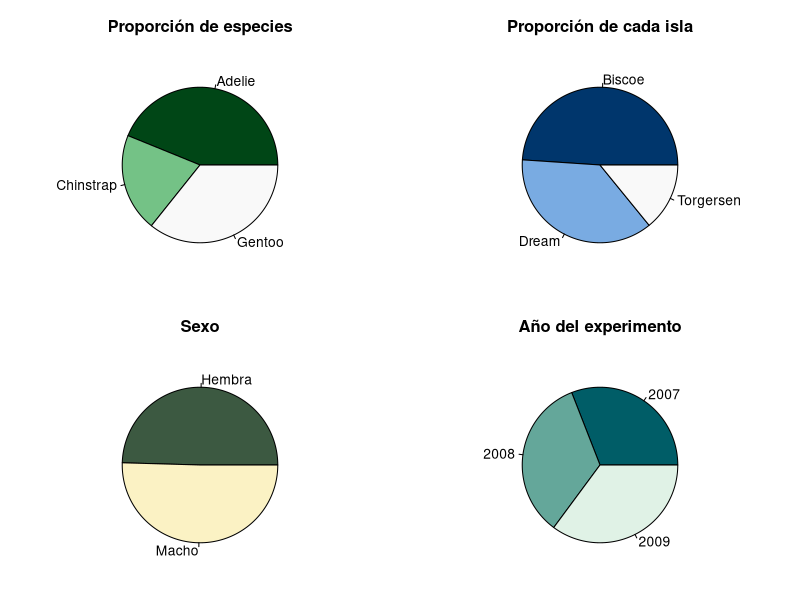
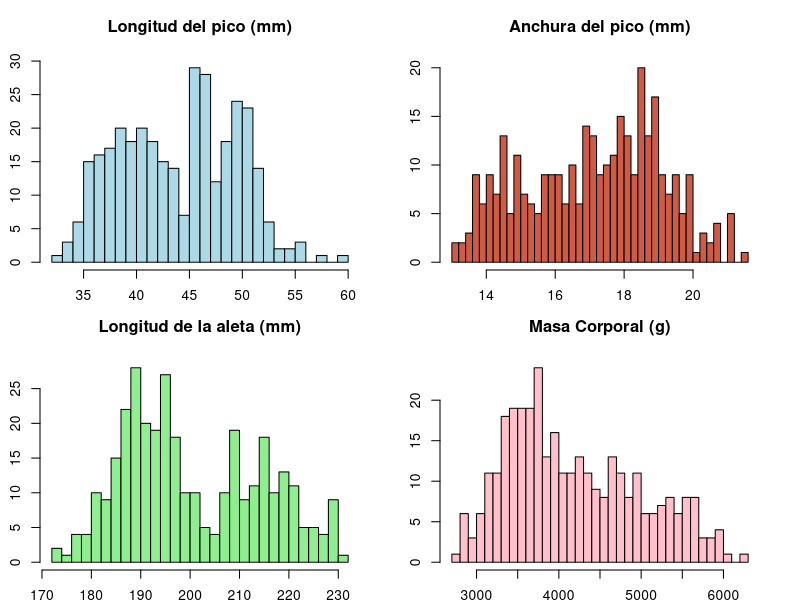
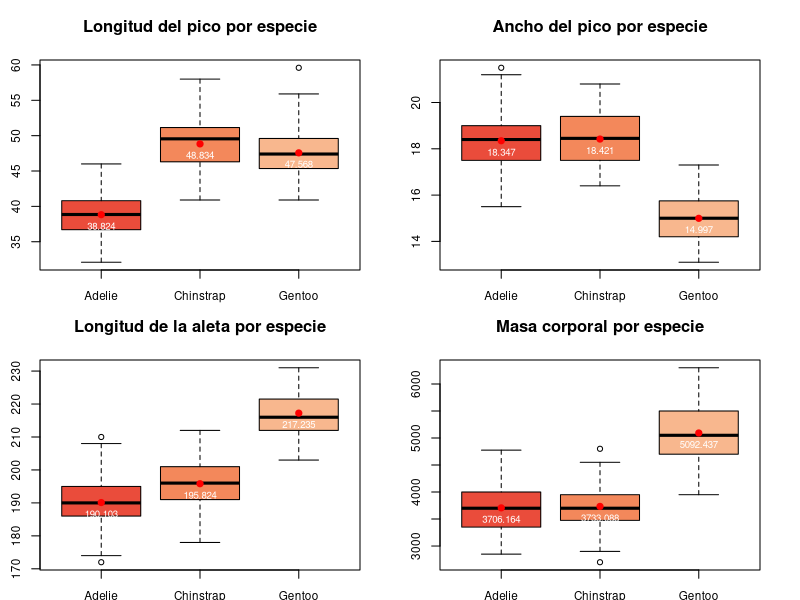
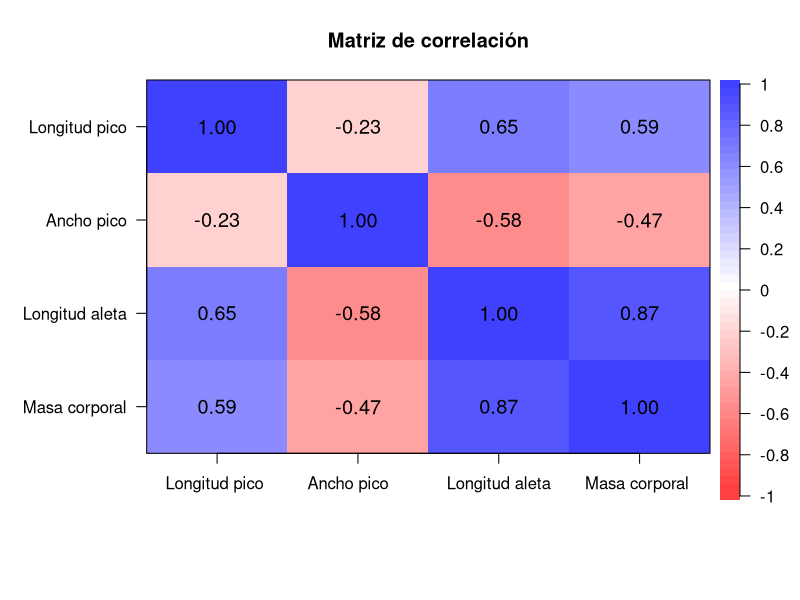

Reproduce these figures in R, in order.
## ---- chunk 1
library(palmerpenguins)
datos <- penguins
## ---- chunk 2
summary(datos)
head(datos)
## ---- chunk 3
datos = na.omit(datos)
summary(datos)
## ---- chunk 4
par(plt = c(0.1, 0.9, 0.1, 0.8))
par(mfrow=c(2,2))
pie(prop.table(table(datos$species)),col = hcl.colors(3, "Greens 3"), main = "Proporción de especies")
pie(prop.table(table(datos$island)),col = hcl.colors(3, "Blues 3"), main = "Proporción de cada isla")
pie(prop.table(table(datos$sex)), labels = c("Hembra", "Macho"), col = hcl.colors(3, "Fall"), main = "Sexo")
pie(prop.table(table(datos$year)),col = hcl.colors(3, "Mint"), main = "Año del experimento")
## ---- chunk 5
par(mfrow=c(2,2))
hist(datos$bill_length_mm, main='Longitud del pico (mm)', breaks = 30, col = 'lightblue',
     xlab = "Longitud pico", ylab = "Frecuencia")
hist(datos$bill_depth_mm, main='Anchura del pico (mm)', breaks = 35, col = 'coral3',
     xlab = "Ancho pico", ylab = "Frecuencia")
hist(datos$flipper_length_mm, main='Longitud de la aleta (mm)', breaks = 30, col = 'lightgreen', xlab = "Longitud aleta", ylab = "Frecuencia")
hist(datos$body_mass_g, main='Masa Corporal (g)', breaks = 30, col = 'pink',
     xlab = "Masa corporal", ylab = "Frecuencia")
## ---- chunk 6
ping_adelie = datos[datos$species=="Adelie",]
ping_chinstrap = datos[datos$species=="Chinstrap",]
ping_gentoo = datos[datos$species=="Gentoo",]
## ---- chunk 7
mean(ping_adelie$bill_length_mm)
mean(ping_chinstrap$bill_length_mm)
mean(ping_gentoo$bill_length_mm)
## ---- chunk 8
boxplot(bill_length_mm ~ species, data = datos,
        xlab = "", ylab = "Longitud pico (mm)",
        main = "Longitud del pico por especie", col = hcl.colors(4, "Peach"), cex.axis=0.85)
medias = c(mean(ping_adelie$bill_length_mm), mean(ping_chinstrap$bill_length_mm), 
                  mean(ping_gentoo$bill_length_mm))
# añadimos medias
points(x = 1:length(medias), y = medias, pch = 19, col = "red")
text(x = 1:length(medias), y = medias, labels = round(medias, 3), pos = 1, cex = 0.7,
     col = "white")
## ---- chunk 9
mean(ping_adelie$bill_depth_mm)
mean(ping_chinstrap$bill_depth_mm)
mean(ping_gentoo$bill_depth_mm)
## ---- chunk 10
boxplot(bill_depth_mm ~ species, data = datos,
        xlab = "", ylab = "Ancho pico (mm)",
        main = "Ancho del pico por especie", col = hcl.colors(4, "Peach"), cex.axis=0.85)
medias = c(mean(ping_adelie$bill_depth_mm), mean(ping_chinstrap$bill_depth_mm), 
                  mean(ping_gentoo$bill_depth_mm))
# añadimos medias
points(x = 1:length(medias), y = medias, pch = 19, col = "red")
text(x = 1:length(medias), y = medias, labels = round(medias, 3), pos = 1, cex = 0.7,
     col = "white")
## ---- chunk 11
mean(ping_adelie$flipper_length_mm)
mean(ping_chinstrap$flipper_length_mm)
mean(ping_gentoo$flipper_length_mm)
## ---- chunk 12
boxplot(flipper_length_mm ~ species, data = datos,
        xlab = "", ylab = "Longitud aleta (mm)",
        main = "Longitud de la aleta por especie", col = hcl.colors(4, "Peach"), cex.axis=0.85)
medias = c(mean(ping_adelie$flipper_length_mm), mean(ping_chinstrap$flipper_length_mm), 
                  mean(ping_gentoo$flipper_length_mm))
# añadimos medias
points(x = 1:length(medias), y = medias, pch = 19, col = "red")
text(x = 1:length(medias), y = medias, labels = round(medias, 3), pos = 1, cex = 0.7,
     col = "white")
## ---- chunk 13
mean(ping_adelie$body_mass_g)
mean(ping_chinstrap$body_mass_g)
mean(ping_gentoo$body_mass_g)
## ---- chunk 14
boxplot(body_mass_g ~ species, data = datos,
        xlab = "", ylab = "Masa corporal (g)",
        main = "Masa corporal por especie", col = hcl.colors(4, "Peach"), cex.axis=0.85)
medias = c(mean(ping_adelie$body_mass_g), mean(ping_chinstrap$body_mass_g), 
                  mean(ping_gentoo$body_mass_g))
# añadimos medias
points(x = 1:length(medias), y = medias, pch = 19, col = "red")
text(x = 1:length(medias), y = medias, labels = round(medias, 3), pos = 1, cex = 0.7,
     col = "white")
## ---- chunk 15
library(psych)
datos2 = datos[,c(-1,-2,-7,-8)] # eliminamos las variables no numéricas
nombres = c("Longitud pico", "Ancho pico", "Longitud aleta", "Masa corporal")
corPlot(datos2, cex = 0.8,  main = "Matriz de correlación", labels = nombres)
## ---- chunk 16
# Una vez hemos estudiado las medias de los valores cuantitativos de las características de los pingüinos, podemos ver si hay diferencias entre islas.

# PENSAR BÉ COM ENFOCAR-HO, ES A DIR, SERIA INTERESSANT VEURE QUINES DADES TENEN MAJOR DISPERSIÓ PER ESTUDIAR SI AFECTA GEOGRAFICAMENT, IE, IMAGINA QUE SURT QUE ES PINGÜINOS GENTOO TENEN ES BEC MES LLARG I A MES MOSTREN DISPERSIO EN SES DADES, PUES POT SER QUE A UNA ILLA, PER ES TIPUS DE MENJAR, TENGUIN ES BEC MES LLARG O MES CURT I FACI ALTERAR SA MITJANA

## ---- chunk 17
ping_Biscoe = datos[datos$island=="Biscoe",]
ping_Dream = datos[datos$island=="Dream",]
ping_Torgersen = datos[datos$island=="Torgersen",]

table(datos$island, datos$species)
## ---- chunk 18
mean(ping_Biscoe$bill_length_mm)
mean(ping_Dream$bill_length_mm)
mean(ping_Torgersen$bill_length_mm)
